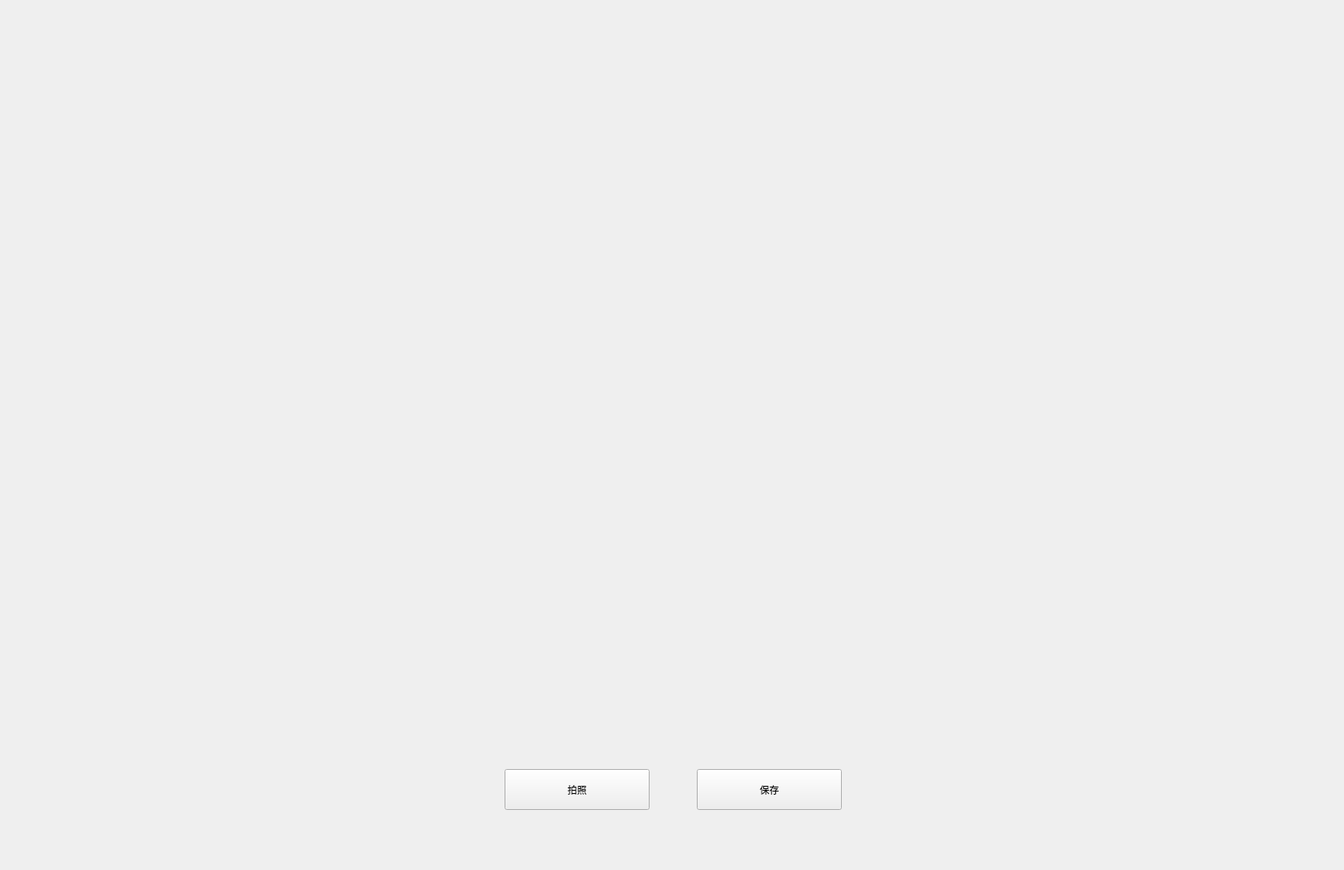
<?xml version="1.0" encoding="UTF-8"?>
<ui version="4.0">
 <class>Form</class>
 <widget class="QWidget" name="Form">
  <property name="geometry">
   <rect>
    <x>0</x>
    <y>0</y>
    <width>1678</width>
    <height>1086</height>
   </rect>
  </property>
  <property name="windowTitle">
   <string>Form</string>
  </property>
  <widget class="QLabel" name="label">
   <property name="geometry">
    <rect>
     <x>60</x>
     <y>40</y>
     <width>1536</width>
     <height>864</height>
    </rect>
   </property>
   <property name="text">
    <string/>
   </property>
  </widget>
  <widget class="QPushButton" name="picButton">
   <property name="geometry">
    <rect>
     <x>630</x>
     <y>960</y>
     <width>181</width>
     <height>51</height>
    </rect>
   </property>
   <property name="text">
    <string>拍照</string>
   </property>
  </widget>
  <widget class="QPushButton" name="picButton_2">
   <property name="geometry">
    <rect>
     <x>870</x>
     <y>960</y>
     <width>181</width>
     <height>51</height>
    </rect>
   </property>
   <property name="text">
    <string>保存</string>
   </property>
  </widget>
 </widget>
 <resources/>
 <connections/>
</ui>
